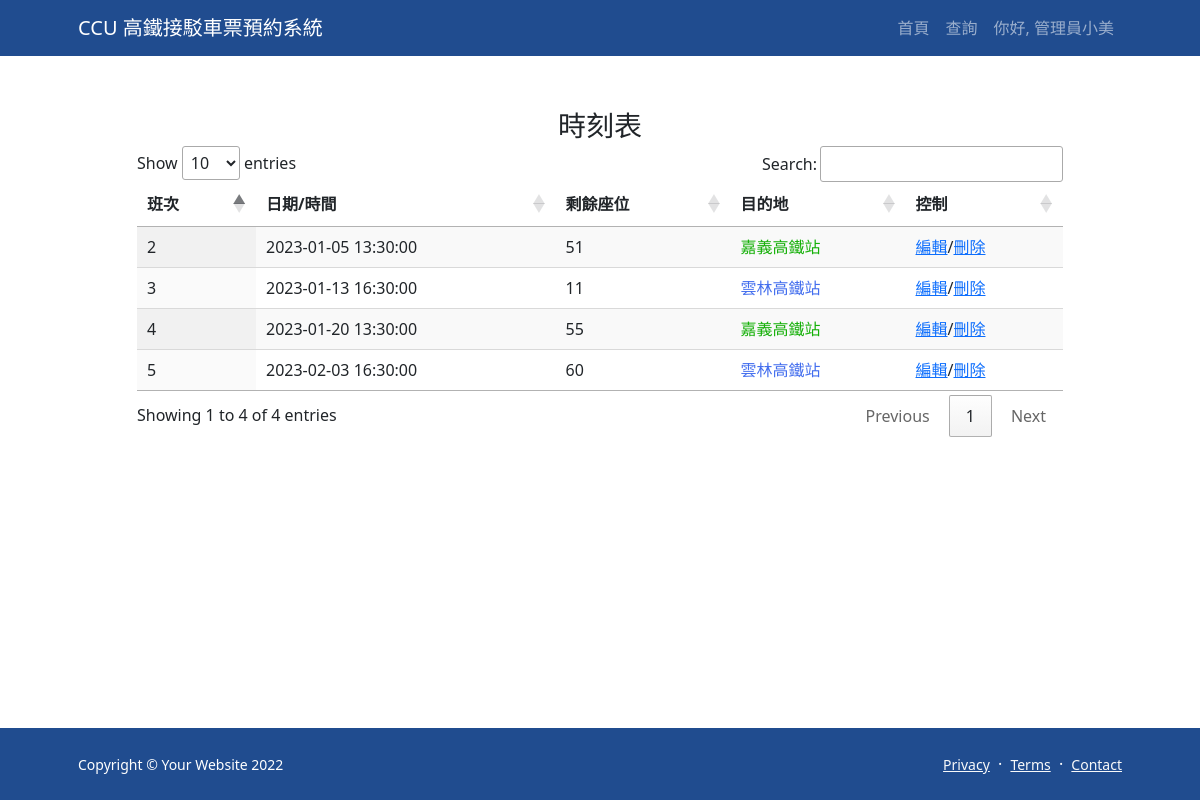
Screenshot of /timetable_edit.php (signed in) with the database file from the repository.
### tables this page shows
CREATE TABLE IF NOT EXISTS `timetable` (
  `bus number` int(11) NOT NULL AUTO_INCREMENT,
  `remain` int(11) NOT NULL DEFAULT 0,
  `date` datetime DEFAULT NULL,
  `departure` varchar(20) DEFAULT 'CCU',
  `dst` varchar(20) DEFAULT NULL,
  PRIMARY KEY (`bus number`) USING BTREE
);

### timetable_edit.php (the view, shortened to what this page needs)
<?php
    require_once 'dbconnection.php';
    $sqlanc = 'SELECT * FROM `timetable` ORDER BY `bus number` DESC';
    $data = $pdo->prepare($sqlanc);
    $data->execute();
    $item = $data->fetchAll();
?>
<!DOCTYPE html>
<html lang="zh-TW">
<head>
    <link href="https://cdn.jsdelivr.net/npm/bootstrap-icons@1.5.0/font/bootstrap-icons.css" rel="stylesheet">
    <link href="https://cdn.jsdelivr.net/npm/bootstrap@5.1.3/dist/css/bootstrap.min.css" rel="stylesheet">
    <link rel="stylesheet" href="https://code.jquery.com/ui/1.13.1/themes/smoothness/jquery-ui.css" type="text/css"/>
    <link href="css/styles.css" rel="stylesheet">
    <link rel="stylesheet" href="https://cdn.datatables.net/1.13.1/css/jquery.dataTables.min.css" type="text/css"/>
</head>
<body class="d-flex flex-column">
    <main class="flex-shrink-0">
        <nav class="navbar navbar-expand-lg navbar-dark bg-dark">
            <div class="container px-5">
                <a class="navbar-brand" href="index.php">CCU 高鐵接駁車票預約系統</a>
                <div class="collapse navbar-collapse" id="navbarSupportedContent">
                    <ul class="navbar-nav ms-auto mb-2 mb-lg-0">
                    <li class="nav-item"><a class="nav-link" href="index.php">首頁</a></li>
                        <li class="nav-item"><a class="nav-link" href="searching.php">查詢</a></li>
                        <?php echo '<li class="nav-item"><a class="nav-link" href="admin.php">你好, 管理員'.$_SESSION['name'].'</a></li>';?>
                    </ul>
                </div>
            </div>
        </nav>
        <header class="py-5">
        <div class="container">
            <div class="row justify-content-center">
                <div class="col-lg-11 col-xl-10">
                    <div class="fs-3 text-center">時刻表</div>
                    <table id="ShowTimetable" class="display ">
                        <thead>
                            <tr>
                                <th>班次</th>
                                <th>日期/時間</th>
                                <th>剩餘座位</th>
                                <th>目的地</th>
                                <th>控制</th>
                            </tr>
                        </thead>
                        <tbody>
                            <?php
                                foreach($item as $i){
                                    if($i['dst']=="嘉義高鐵站"){
                                        $color = 'rgb(22, 176, 9)';
                                    }
                                    else $color = '	#436EEE';
                                    echo "<tr>";
                                    echo "<td>".$i['bus number']."</td><td>".$i['date']."</td><td>".$i['remain']."</td>";
                                    echo "<td style='color:".$color.";'>".$i['dst']."</td>";
                                    echo "<td><a id = '".$i['bus number']."' href='timetable_update.php?id=".$i['bus number']."'>編輯</a>/<a href='javascript: del(".$i['bus number'].")'>刪除</a></td>";
                                    echo "</tr>";
                                }
                            ?>
                        </tbody>
                    </table>
                </div>
            </div>
        </div>
        </header>
    </main>
    <footer class="bg-dark py-4 mt-auto">
        <div class="container px-5">
            <div class="row align-items-center justify-content-between flex-column flex-sm-row">
                <div class="col-auto"><div class="small m-0 text-white">Copyright © Your Website 2022</div></div>
                <div class="col-auto">
                    <a class="link-light small" href="#!">Privacy</a>
                    <span class="text-white mx-1">·</span>
                    <a class="link-light small" href="#!">Terms</a>
                    <span class="text-white mx-1">·</span>
                    <a class="link-light small" href="#!">Contact</a>
                </div>
            </div>
        </div>
    </footer>
</body>
</html>

### rows the page displays
timetable: bus number "5", date "2023-02-03 16:30:00", remain "60", dst "雲林高鐵站"
timetable: bus number "4", date "2023-01-20 13:30:00", remain "55", dst "嘉義高鐵站"
timetable: bus number "3", date "2023-01-13 16:30:00", remain "11", dst "雲林高鐵站"
timetable: bus number "2", date "2023-01-05 13:30:00", remain "51", dst "嘉義高鐵站"

### other values shown
$_SESSION['name'] "小美"
